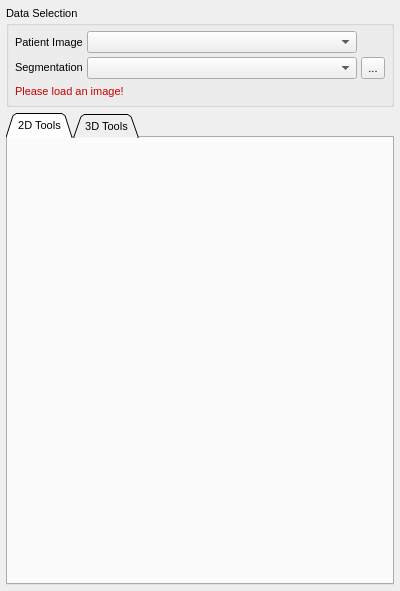
<?xml version="1.0" encoding="UTF-8"?>
<ui version="4.0">
 <class>QmitkSegmentationControls</class>
 <widget class="QWidget" name="QmitkSegmentationControls">
  <property name="geometry">
   <rect>
    <x>0</x>
    <y>0</y>
    <width>400</width>
    <height>591</height>
   </rect>
  </property>
  <property name="sizePolicy">
   <sizepolicy hsizetype="Minimum" vsizetype="Minimum">
    <horstretch>0</horstretch>
    <verstretch>0</verstretch>
   </sizepolicy>
  </property>
  <property name="minimumSize">
   <size>
    <width>0</width>
    <height>0</height>
   </size>
  </property>
  <property name="font">
   <font>
    <family>MS Shell Dlg 2</family>
    <pointsize>8</pointsize>
    <weight>50</weight>
    <italic>false</italic>
    <bold>false</bold>
    <underline>false</underline>
    <strikeout>false</strikeout>
   </font>
  </property>
  <property name="windowTitle">
   <string>QmitkSegmentation</string>
  </property>
  <layout class="QVBoxLayout" name="verticalLayout_6">
   <property name="sizeConstraint">
    <enum>QLayout::SetMinimumSize</enum>
   </property>
   <property name="leftMargin">
    <number>6</number>
   </property>
   <property name="topMargin">
    <number>6</number>
   </property>
   <property name="rightMargin">
    <number>6</number>
   </property>
   <property name="bottomMargin">
    <number>6</number>
   </property>
   <item>
    <widget class="QGroupBox" name="groupBox">
     <property name="sizePolicy">
      <sizepolicy hsizetype="Minimum" vsizetype="Fixed">
       <horstretch>0</horstretch>
       <verstretch>0</verstretch>
      </sizepolicy>
     </property>
     <property name="title">
      <string>Data Selection</string>
     </property>
     <layout class="QVBoxLayout" name="verticalLayout_3">
      <property name="leftMargin">
       <number>6</number>
      </property>
      <property name="topMargin">
       <number>6</number>
      </property>
      <property name="rightMargin">
       <number>6</number>
      </property>
      <property name="bottomMargin">
       <number>6</number>
      </property>
      <item>
       <layout class="QGridLayout" name="gridLayout_2" columnstretch="0,0,0">
        <property name="sizeConstraint">
         <enum>QLayout::SetMinimumSize</enum>
        </property>
        <property name="spacing">
         <number>4</number>
        </property>
        <item row="0" column="0">
         <widget class="QLabel" name="lblPatientImage">
          <property name="sizePolicy">
           <sizepolicy hsizetype="Maximum" vsizetype="Preferred">
            <horstretch>0</horstretch>
            <verstretch>0</verstretch>
           </sizepolicy>
          </property>
          <property name="text">
           <string>Patient Image</string>
          </property>
         </widget>
        </item>
        <item row="1" column="0">
         <widget class="QLabel" name="lblSegmentation">
          <property name="sizePolicy">
           <sizepolicy hsizetype="Maximum" vsizetype="Fixed">
            <horstretch>0</horstretch>
            <verstretch>0</verstretch>
           </sizepolicy>
          </property>
          <property name="text">
           <string>Segmentation</string>
          </property>
         </widget>
        </item>
        <item row="1" column="2">
         <widget class="QToolButton" name="btnNewSegmentation">
          <property name="sizePolicy">
           <sizepolicy hsizetype="Maximum" vsizetype="Minimum">
            <horstretch>0</horstretch>
            <verstretch>0</verstretch>
           </sizepolicy>
          </property>
          <property name="toolTip">
           <string>Create a new segmentation</string>
          </property>
          <property name="text">
           <string>...</string>
          </property>
          <property name="icon">
           <iconset>
            <normaloff>:/segmentation/btnNew.png</normaloff>:/segmentation/btnNew.png</iconset>
          </property>
         </widget>
        </item>
        <item row="1" column="1">
         <widget class="QmitkDataStorageComboBox" name="segImageSelector">
          <property name="sizePolicy">
           <sizepolicy hsizetype="Minimum" vsizetype="Fixed">
            <horstretch>0</horstretch>
            <verstretch>0</verstretch>
           </sizepolicy>
          </property>
         </widget>
        </item>
        <item row="0" column="1">
         <widget class="QmitkDataStorageComboBox" name="patImageSelector">
          <property name="sizePolicy">
           <sizepolicy hsizetype="Minimum" vsizetype="Fixed">
            <horstretch>0</horstretch>
            <verstretch>0</verstretch>
           </sizepolicy>
          </property>
         </widget>
        </item>
       </layout>
      </item>
      <item>
       <widget class="QLabel" name="lblSegmentationWarnings">
        <property name="sizePolicy">
         <sizepolicy hsizetype="Minimum" vsizetype="Fixed">
          <horstretch>0</horstretch>
          <verstretch>0</verstretch>
         </sizepolicy>
        </property>
        <property name="palette">
         <palette>
          <active>
           <colorrole role="WindowText">
            <brush brushstyle="SolidPattern">
             <color alpha="255">
              <red>200</red>
              <green>0</green>
              <blue>0</blue>
             </color>
            </brush>
           </colorrole>
           <colorrole role="Text">
            <brush brushstyle="SolidPattern">
             <color alpha="255">
              <red>200</red>
              <green>0</green>
              <blue>0</blue>
             </color>
            </brush>
           </colorrole>
           <colorrole role="ButtonText">
            <brush brushstyle="SolidPattern">
             <color alpha="255">
              <red>200</red>
              <green>0</green>
              <blue>0</blue>
             </color>
            </brush>
           </colorrole>
          </active>
          <inactive>
           <colorrole role="WindowText">
            <brush brushstyle="SolidPattern">
             <color alpha="255">
              <red>200</red>
              <green>0</green>
              <blue>0</blue>
             </color>
            </brush>
           </colorrole>
           <colorrole role="Text">
            <brush brushstyle="SolidPattern">
             <color alpha="255">
              <red>200</red>
              <green>0</green>
              <blue>0</blue>
             </color>
            </brush>
           </colorrole>
           <colorrole role="ButtonText">
            <brush brushstyle="SolidPattern">
             <color alpha="255">
              <red>200</red>
              <green>0</green>
              <blue>0</blue>
             </color>
            </brush>
           </colorrole>
          </inactive>
          <disabled>
           <colorrole role="WindowText">
            <brush brushstyle="SolidPattern">
             <color alpha="255">
              <red>84</red>
              <green>82</green>
              <blue>78</blue>
             </color>
            </brush>
           </colorrole>
           <colorrole role="Text">
            <brush brushstyle="SolidPattern">
             <color alpha="255">
              <red>84</red>
              <green>82</green>
              <blue>78</blue>
             </color>
            </brush>
           </colorrole>
           <colorrole role="ButtonText">
            <brush brushstyle="SolidPattern">
             <color alpha="255">
              <red>84</red>
              <green>82</green>
              <blue>78</blue>
             </color>
            </brush>
           </colorrole>
          </disabled>
         </palette>
        </property>
        <property name="font">
         <font>
          <weight>50</weight>
          <bold>false</bold>
         </font>
        </property>
        <property name="text">
         <string>Please load an image!</string>
        </property>
        <property name="wordWrap">
         <bool>true</bool>
        </property>
       </widget>
      </item>
     </layout>
    </widget>
   </item>
   <item>
    <widget class="QTabWidget" name="tabWidgetSegmentationTools">
     <property name="sizePolicy">
      <sizepolicy hsizetype="Minimum" vsizetype="Minimum">
       <horstretch>0</horstretch>
       <verstretch>0</verstretch>
      </sizepolicy>
     </property>
     <property name="layoutDirection">
      <enum>Qt::LeftToRight</enum>
     </property>
     <property name="styleSheet">
      <string notr="true">QTabWidget::tab-bar { alignment: middle; }</string>
     </property>
     <property name="tabPosition">
      <enum>QTabWidget::North</enum>
     </property>
     <property name="tabShape">
      <enum>QTabWidget::Triangular</enum>
     </property>
     <property name="currentIndex">
      <number>0</number>
     </property>
     <widget class="QWidget" name="tab2DTools">
      <property name="sizePolicy">
       <sizepolicy hsizetype="Minimum" vsizetype="Preferred">
        <horstretch>0</horstretch>
        <verstretch>0</verstretch>
       </sizepolicy>
      </property>
      <property name="layoutDirection">
       <enum>Qt::LeftToRight</enum>
      </property>
      <property name="autoFillBackground">
       <bool>false</bool>
      </property>
      <attribute name="title">
       <string>2D Tools</string>
      </attribute>
      <layout class="QVBoxLayout" name="verticalLayout">
       <property name="leftMargin">
        <number>6</number>
       </property>
       <property name="topMargin">
        <number>6</number>
       </property>
       <property name="rightMargin">
        <number>6</number>
       </property>
       <property name="bottomMargin">
        <number>6</number>
       </property>
       <item>
        <widget class="QmitkToolGUIArea" name="m_ManualToolGUIContainer2D" native="true">
         <property name="sizePolicy">
          <sizepolicy hsizetype="Minimum" vsizetype="Minimum">
           <horstretch>0</horstretch>
           <verstretch>0</verstretch>
          </sizepolicy>
         </property>
         <property name="font">
          <font>
           <weight>50</weight>
           <bold>false</bold>
          </font>
         </property>
        </widget>
       </item>
       <item>
        <widget class="QmitkToolSelectionBox" name="m_ManualToolSelectionBox2D" native="true">
         <property name="sizePolicy">
          <sizepolicy hsizetype="Minimum" vsizetype="Fixed">
           <horstretch>0</horstretch>
           <verstretch>0</verstretch>
          </sizepolicy>
         </property>
         <property name="font">
          <font>
           <weight>50</weight>
           <bold>false</bold>
          </font>
         </property>
        </widget>
       </item>
       <item>
        <widget class="QmitkSlicesInterpolator" name="m_SlicesInterpolator" native="true">
         <property name="sizePolicy">
          <sizepolicy hsizetype="Minimum" vsizetype="Fixed">
           <horstretch>0</horstretch>
           <verstretch>0</verstretch>
          </sizepolicy>
         </property>
         <property name="font">
          <font>
           <weight>50</weight>
           <bold>false</bold>
          </font>
         </property>
        </widget>
       </item>
       <item>
        <spacer name="verticalSpacer_2">
         <property name="orientation">
          <enum>Qt::Vertical</enum>
         </property>
         <property name="sizeHint" stdset="0">
          <size>
           <width>20</width>
           <height>40</height>
          </size>
         </property>
        </spacer>
       </item>
      </layout>
     </widget>
     <widget class="QWidget" name="tab3DTools">
      <property name="sizePolicy">
       <sizepolicy hsizetype="Minimum" vsizetype="Minimum">
        <horstretch>0</horstretch>
        <verstretch>0</verstretch>
       </sizepolicy>
      </property>
      <attribute name="title">
       <string>3D Tools</string>
      </attribute>
      <layout class="QVBoxLayout" name="verticalLayout_2">
       <property name="leftMargin">
        <number>6</number>
       </property>
       <property name="topMargin">
        <number>6</number>
       </property>
       <property name="rightMargin">
        <number>6</number>
       </property>
       <property name="bottomMargin">
        <number>6</number>
       </property>
       <item>
        <widget class="QmitkToolGUIArea" name="m_ManualToolGUIContainer3D" native="true">
         <property name="sizePolicy">
          <sizepolicy hsizetype="Minimum" vsizetype="Minimum">
           <horstretch>0</horstretch>
           <verstretch>0</verstretch>
          </sizepolicy>
         </property>
         <property name="font">
          <font>
           <weight>50</weight>
           <bold>false</bold>
          </font>
         </property>
        </widget>
       </item>
       <item>
        <widget class="QmitkToolSelectionBox" name="m_ManualToolSelectionBox3D" native="true">
         <property name="sizePolicy">
          <sizepolicy hsizetype="Minimum" vsizetype="Minimum">
           <horstretch>0</horstretch>
           <verstretch>0</verstretch>
          </sizepolicy>
         </property>
         <property name="font">
          <font>
           <weight>50</weight>
           <bold>false</bold>
          </font>
         </property>
        </widget>
       </item>
       <item>
        <spacer name="verticalSpacer">
         <property name="orientation">
          <enum>Qt::Vertical</enum>
         </property>
         <property name="sizeHint" stdset="0">
          <size>
           <width>20</width>
           <height>40</height>
          </size>
         </property>
        </spacer>
       </item>
      </layout>
     </widget>
    </widget>
   </item>
  </layout>
 </widget>
 <layoutdefault spacing="6" margin="11"/>
 <customwidgets>
  <customwidget>
   <class>QmitkDataStorageComboBox</class>
   <extends>QComboBox</extends>
   <header location="global">QmitkDataStorageComboBox.h</header>
  </customwidget>
  <customwidget>
   <class>QmitkToolSelectionBox</class>
   <extends>QWidget</extends>
   <header location="global">QmitkToolSelectionBox.h</header>
  </customwidget>
  <customwidget>
   <class>QmitkSlicesInterpolator</class>
   <extends>QWidget</extends>
   <header location="global">QmitkSlicesInterpolator.h</header>
  </customwidget>
  <customwidget>
   <class>QmitkToolGUIArea</class>
   <extends>QWidget</extends>
   <header location="global">QmitkToolGUIArea.h</header>
  </customwidget>
 </customwidgets>
 <includes>
  <include location="global">QmitkToolReferenceDataSelectionBox.h</include>
  <include location="global">QmitkToolGUIArea.h</include>
  <include location="global">QmitkToolSelectionBox.h</include>
  <include location="global">QmitkSlicesInterpolator.h</include>
 </includes>
 <resources/>
 <connections/>
</ui>
